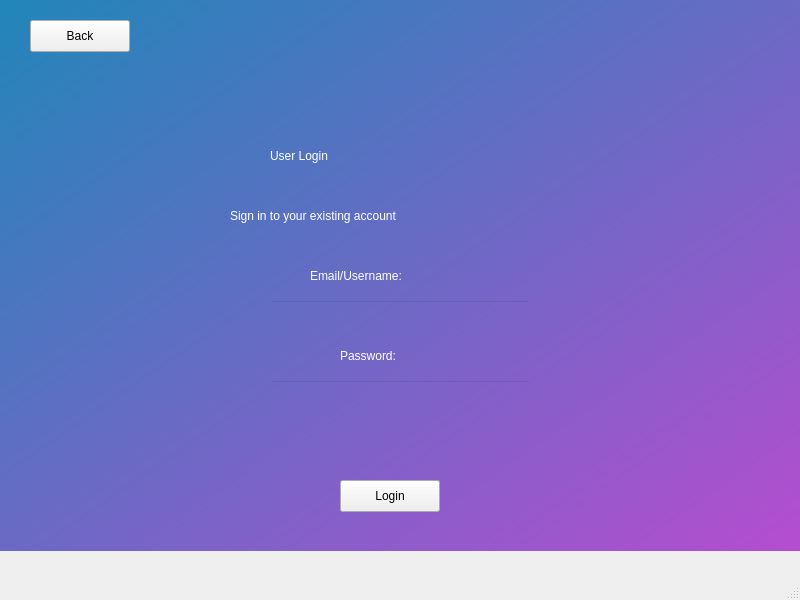
<?xml version="1.0" encoding="UTF-8"?>
<ui version="4.0">
 <class>MainWindow</class>
 <widget class="QMainWindow" name="MainWindow">
  <property name="geometry">
   <rect>
    <x>0</x>
    <y>0</y>
    <width>800</width>
    <height>600</height>
   </rect>
  </property>
  <property name="windowTitle">
   <string>MainWindow</string>
  </property>
  <widget class="QWidget" name="centralwidget">
   <widget class="QWidget" name="backgroundWid" native="true">
    <property name="geometry">
     <rect>
      <x>0</x>
      <y>0</y>
      <width>801</width>
      <height>551</height>
     </rect>
    </property>
    <property name="styleSheet">
     <string notr="true">QWidget#backgroundWid{
background-color: qlineargradient(spread:reflect, x1:0, y1:0, x2:1, y2:1, stop:0 rgba(33, 134, 185, 255), stop:1 rgba(181, 77, 208, 255));}
</string>
    </property>
    <widget class="QLabel" name="label">
     <property name="geometry">
      <rect>
       <x>270</x>
       <y>120</y>
       <width>301</width>
       <height>71</height>
      </rect>
     </property>
     <property name="styleSheet">
      <string notr="true">font: 48pt &quot;Avenir Next&quot;;color: rgb(255, 255, 255)</string>
     </property>
     <property name="text">
      <string>User Login</string>
     </property>
    </widget>
    <widget class="QLabel" name="label_2">
     <property name="geometry">
      <rect>
       <x>310</x>
       <y>260</y>
       <width>191</width>
       <height>31</height>
      </rect>
     </property>
     <property name="styleSheet">
      <string notr="true">
color: rgb(255, 255, 255);
font: 24pt &quot;Didot&quot;;</string>
     </property>
     <property name="text">
      <string>Email/Username:</string>
     </property>
    </widget>
    <widget class="QLabel" name="label_3">
     <property name="geometry">
      <rect>
       <x>340</x>
       <y>340</y>
       <width>111</width>
       <height>31</height>
      </rect>
     </property>
     <property name="styleSheet">
      <string notr="true">
color: rgb(255, 255, 255);
font: 24pt &quot;Didot&quot;;</string>
     </property>
     <property name="text">
      <string>Password:</string>
     </property>
    </widget>
    <widget class="QLabel" name="label_4">
     <property name="geometry">
      <rect>
       <x>230</x>
       <y>200</y>
       <width>351</width>
       <height>31</height>
      </rect>
     </property>
     <property name="styleSheet">
      <string notr="true">
color: rgb(255, 255, 255);
font: 24pt &quot;Didot&quot;;</string>
     </property>
     <property name="text">
      <string>Sign in to your existing account</string>
     </property>
    </widget>
    <widget class="QLineEdit" name="emailField">
     <property name="geometry">
      <rect>
       <x>270</x>
       <y>300</y>
       <width>261</width>
       <height>31</height>
      </rect>
     </property>
     <property name="styleSheet">
      <string notr="true">background-color:rgba(0,0,0,0)</string>
     </property>
    </widget>
    <widget class="QPushButton" name="userLoginButton">
     <property name="geometry">
      <rect>
       <x>340</x>
       <y>480</y>
       <width>100</width>
       <height>32</height>
      </rect>
     </property>
     <property name="text">
      <string>Login</string>
     </property>
    </widget>
    <widget class="QLineEdit" name="passField">
     <property name="geometry">
      <rect>
       <x>270</x>
       <y>380</y>
       <width>261</width>
       <height>31</height>
      </rect>
     </property>
     <property name="styleSheet">
      <string notr="true">background-color:rgba(0,0,0,0)</string>
     </property>
    </widget>
    <widget class="QLabel" name="invalid">
     <property name="geometry">
      <rect>
       <x>270</x>
       <y>420</y>
       <width>261</width>
       <height>51</height>
      </rect>
     </property>
     <property name="styleSheet">
      <string notr="true">font: 15pt &quot;Times New Roman&quot;;
color:rgb(184, 45, 63)</string>
     </property>
     <property name="text">
      <string/>
     </property>
    </widget>
    <widget class="QPushButton" name="backFromUser">
     <property name="geometry">
      <rect>
       <x>30</x>
       <y>20</y>
       <width>100</width>
       <height>32</height>
      </rect>
     </property>
     <property name="text">
      <string>Back</string>
     </property>
    </widget>
   </widget>
  </widget>
  <widget class="QMenuBar" name="menubar">
   <property name="geometry">
    <rect>
     <x>0</x>
     <y>0</y>
     <width>800</width>
     <height>22</height>
    </rect>
   </property>
  </widget>
  <widget class="QStatusBar" name="statusbar"/>
 </widget>
 <resources/>
 <connections/>
</ui>
